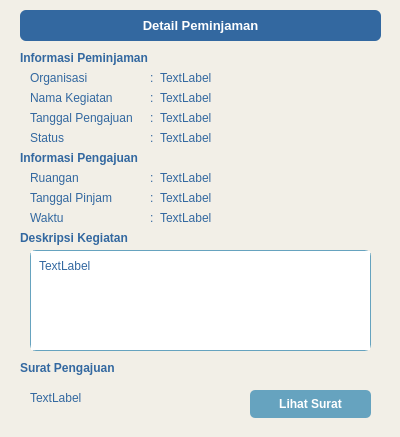
<?xml version="1.0" encoding="UTF-8"?>
<ui version="4.0">
 <class>Dialog</class>
 <widget class="QDialog" name="Dialog">
  <property name="geometry">
   <rect>
    <x>0</x>
    <y>0</y>
    <width>400</width>
    <height>437</height>
   </rect>
  </property>
  <property name="windowTitle">
   <string>Detail Peminjaman</string>
  </property>
  <property name="styleSheet">
   <string notr="true">QDialog#Dialog {
    background-color: #F2EFE7;
}</string>
  </property>
  <widget class="QLabel" name="label">
   <property name="geometry">
    <rect>
     <x>20</x>
     <y>10</y>
     <width>361</width>
     <height>31</height>
    </rect>
   </property>
   <property name="font">
    <font>
     <pointsize>10</pointsize>
     <weight>75</weight>
     <bold>true</bold>
    </font>
   </property>
   <property name="styleSheet">
    <string notr="true">background-color: #3368A0;
color: #FFFFFF;
border-radius: 6px;</string>
   </property>
   <property name="text">
    <string>Detail Peminjaman</string>
   </property>
   <property name="alignment">
    <set>Qt::AlignCenter</set>
   </property>
  </widget>
  <widget class="QLabel" name="label_2">
   <property name="geometry">
    <rect>
     <x>20</x>
     <y>50</y>
     <width>161</width>
     <height>16</height>
    </rect>
   </property>
   <property name="font">
    <font>
     <weight>75</weight>
     <bold>true</bold>
    </font>
   </property>
   <property name="styleSheet">
    <string notr="true">color: #3368A0;</string>
   </property>
   <property name="text">
    <string>Informasi Peminjaman</string>
   </property>
  </widget>
  <widget class="QLabel" name="label_3">
   <property name="geometry">
    <rect>
     <x>30</x>
     <y>70</y>
     <width>71</width>
     <height>16</height>
    </rect>
   </property>
   <property name="styleSheet">
    <string notr="true">color: #3368A0;</string>
   </property>
   <property name="text">
    <string>Organisasi</string>
   </property>
  </widget>
  <widget class="QLabel" name="label_4">
   <property name="geometry">
    <rect>
     <x>30</x>
     <y>90</y>
     <width>91</width>
     <height>16</height>
    </rect>
   </property>
   <property name="styleSheet">
    <string notr="true">color: #3368A0;</string>
   </property>
   <property name="text">
    <string>Nama Kegiatan</string>
   </property>
  </widget>
  <widget class="QLabel" name="label_5">
   <property name="geometry">
    <rect>
     <x>30</x>
     <y>110</y>
     <width>121</width>
     <height>16</height>
    </rect>
   </property>
   <property name="styleSheet">
    <string notr="true">color: #3368A0;</string>
   </property>
   <property name="text">
    <string>Tanggal Pengajuan</string>
   </property>
  </widget>
  <widget class="QLabel" name="label_6">
   <property name="geometry">
    <rect>
     <x>30</x>
     <y>130</y>
     <width>91</width>
     <height>16</height>
    </rect>
   </property>
   <property name="styleSheet">
    <string notr="true">color: #3368A0;</string>
   </property>
   <property name="text">
    <string>Status</string>
   </property>
  </widget>
  <widget class="QLabel" name="label_7">
   <property name="geometry">
    <rect>
     <x>150</x>
     <y>110</y>
     <width>16</width>
     <height>16</height>
    </rect>
   </property>
   <property name="styleSheet">
    <string notr="true">color: #3368A0;</string>
   </property>
   <property name="text">
    <string>:</string>
   </property>
  </widget>
  <widget class="QLabel" name="label_8">
   <property name="geometry">
    <rect>
     <x>150</x>
     <y>130</y>
     <width>16</width>
     <height>16</height>
    </rect>
   </property>
   <property name="styleSheet">
    <string notr="true">color: #3368A0;</string>
   </property>
   <property name="text">
    <string>:</string>
   </property>
  </widget>
  <widget class="QLabel" name="label_9">
   <property name="geometry">
    <rect>
     <x>150</x>
     <y>90</y>
     <width>16</width>
     <height>16</height>
    </rect>
   </property>
   <property name="styleSheet">
    <string notr="true">color: #3368A0;</string>
   </property>
   <property name="text">
    <string>:</string>
   </property>
  </widget>
  <widget class="QLabel" name="label_10">
   <property name="geometry">
    <rect>
     <x>150</x>
     <y>70</y>
     <width>16</width>
     <height>16</height>
    </rect>
   </property>
   <property name="styleSheet">
    <string notr="true">color: #3368A0;</string>
   </property>
   <property name="text">
    <string>:</string>
   </property>
  </widget>
  <widget class="QLabel" name="label_11">
   <property name="geometry">
    <rect>
     <x>160</x>
     <y>70</y>
     <width>55</width>
     <height>16</height>
    </rect>
   </property>
   <property name="styleSheet">
    <string notr="true">color: #3368A0;</string>
   </property>
   <property name="text">
    <string>TextLabel</string>
   </property>
  </widget>
  <widget class="QLabel" name="label_12">
   <property name="geometry">
    <rect>
     <x>160</x>
     <y>90</y>
     <width>55</width>
     <height>16</height>
    </rect>
   </property>
   <property name="styleSheet">
    <string notr="true">color: #3368A0;</string>
   </property>
   <property name="text">
    <string>TextLabel</string>
   </property>
  </widget>
  <widget class="QLabel" name="label_13">
   <property name="geometry">
    <rect>
     <x>160</x>
     <y>110</y>
     <width>55</width>
     <height>16</height>
    </rect>
   </property>
   <property name="styleSheet">
    <string notr="true">color: #3368A0;</string>
   </property>
   <property name="text">
    <string>TextLabel</string>
   </property>
  </widget>
  <widget class="QLabel" name="label_14">
   <property name="geometry">
    <rect>
     <x>160</x>
     <y>130</y>
     <width>55</width>
     <height>16</height>
    </rect>
   </property>
   <property name="styleSheet">
    <string notr="true">color: #3368A0;</string>
   </property>
   <property name="text">
    <string>TextLabel</string>
   </property>
  </widget>
  <widget class="QLabel" name="label_15">
   <property name="geometry">
    <rect>
     <x>20</x>
     <y>150</y>
     <width>161</width>
     <height>16</height>
    </rect>
   </property>
   <property name="font">
    <font>
     <weight>75</weight>
     <bold>true</bold>
    </font>
   </property>
   <property name="styleSheet">
    <string notr="true">color: #3368A0;</string>
   </property>
   <property name="text">
    <string>Informasi Pengajuan</string>
   </property>
  </widget>
  <widget class="QLabel" name="label_16">
   <property name="geometry">
    <rect>
     <x>30</x>
     <y>190</y>
     <width>91</width>
     <height>16</height>
    </rect>
   </property>
   <property name="styleSheet">
    <string notr="true">color: #3368A0;</string>
   </property>
   <property name="text">
    <string>Tanggal Pinjam</string>
   </property>
  </widget>
  <widget class="QLabel" name="label_17">
   <property name="geometry">
    <rect>
     <x>160</x>
     <y>210</y>
     <width>55</width>
     <height>16</height>
    </rect>
   </property>
   <property name="styleSheet">
    <string notr="true">color: #3368A0;</string>
   </property>
   <property name="text">
    <string>TextLabel</string>
   </property>
  </widget>
  <widget class="QLabel" name="label_18">
   <property name="geometry">
    <rect>
     <x>30</x>
     <y>170</y>
     <width>71</width>
     <height>16</height>
    </rect>
   </property>
   <property name="styleSheet">
    <string notr="true">color: #3368A0;</string>
   </property>
   <property name="text">
    <string>Ruangan</string>
   </property>
  </widget>
  <widget class="QLabel" name="label_19">
   <property name="geometry">
    <rect>
     <x>150</x>
     <y>210</y>
     <width>16</width>
     <height>16</height>
    </rect>
   </property>
   <property name="styleSheet">
    <string notr="true">color: #3368A0;</string>
   </property>
   <property name="text">
    <string>:</string>
   </property>
  </widget>
  <widget class="QLabel" name="label_20">
   <property name="geometry">
    <rect>
     <x>150</x>
     <y>170</y>
     <width>16</width>
     <height>16</height>
    </rect>
   </property>
   <property name="styleSheet">
    <string notr="true">color: #3368A0;</string>
   </property>
   <property name="text">
    <string>:</string>
   </property>
  </widget>
  <widget class="QLabel" name="label_21">
   <property name="geometry">
    <rect>
     <x>30</x>
     <y>210</y>
     <width>121</width>
     <height>16</height>
    </rect>
   </property>
   <property name="styleSheet">
    <string notr="true">color: #3368A0;</string>
   </property>
   <property name="text">
    <string>Waktu</string>
   </property>
  </widget>
  <widget class="QLabel" name="label_22">
   <property name="geometry">
    <rect>
     <x>150</x>
     <y>190</y>
     <width>16</width>
     <height>16</height>
    </rect>
   </property>
   <property name="styleSheet">
    <string notr="true">color: #3368A0;</string>
   </property>
   <property name="text">
    <string>:</string>
   </property>
  </widget>
  <widget class="QLabel" name="label_23">
   <property name="geometry">
    <rect>
     <x>160</x>
     <y>170</y>
     <width>55</width>
     <height>16</height>
    </rect>
   </property>
   <property name="styleSheet">
    <string notr="true">color: #3368A0;</string>
   </property>
   <property name="text">
    <string>TextLabel</string>
   </property>
  </widget>
  <widget class="QLabel" name="label_24">
   <property name="geometry">
    <rect>
     <x>160</x>
     <y>190</y>
     <width>55</width>
     <height>16</height>
    </rect>
   </property>
   <property name="styleSheet">
    <string notr="true">color: #3368A0;</string>
   </property>
   <property name="text">
    <string>TextLabel</string>
   </property>
  </widget>
  <widget class="QLabel" name="label_25">
   <property name="geometry">
    <rect>
     <x>20</x>
     <y>230</y>
     <width>161</width>
     <height>16</height>
    </rect>
   </property>
   <property name="font">
    <font>
     <weight>75</weight>
     <bold>true</bold>
    </font>
   </property>
   <property name="styleSheet">
    <string notr="true">color: #3368A0;</string>
   </property>
   <property name="text">
    <string>Deskripsi Kegiatan</string>
   </property>
  </widget>
  <widget class="QScrollArea" name="scrollArea">
   <property name="geometry">
    <rect>
     <x>30</x>
     <y>250</y>
     <width>341</width>
     <height>101</height>
    </rect>
   </property>
   <property name="styleSheet">
    <string notr="true">QScrollArea {
    background-color: #FFFFFF;
    border: 1px solid #66A3BF;
    border-radius: 6px;
}</string>
   </property>
   <property name="widgetResizable">
    <bool>true</bool>
   </property>
   <widget class="QWidget" name="scrollAreaWidgetContents">
    <property name="geometry">
     <rect>
      <x>0</x>
      <y>0</y>
      <width>339</width>
      <height>99</height>
     </rect>
    </property>
    <property name="styleSheet">
     <string notr="true">background-color: #FFFFFF;</string>
    </property>
    <widget class="QLabel" name="label_26">
     <property name="geometry">
      <rect>
       <x>0</x>
       <y>0</y>
       <width>341</width>
       <height>101</height>
      </rect>
     </property>
     <property name="styleSheet">
      <string notr="true">color: #3368A0;
padding: 5px;</string>
     </property>
     <property name="text">
      <string>TextLabel</string>
     </property>
     <property name="alignment">
      <set>Qt::AlignLeading|Qt::AlignLeft|Qt::AlignTop</set>
     </property>
    </widget>
   </widget>
  </widget>
  <widget class="QLabel" name="label_27">
   <property name="geometry">
    <rect>
     <x>20</x>
     <y>360</y>
     <width>161</width>
     <height>16</height>
    </rect>
   </property>
   <property name="font">
    <font>
     <weight>75</weight>
     <bold>true</bold>
    </font>
   </property>
   <property name="styleSheet">
    <string notr="true">color: #3368A0;</string>
   </property>
   <property name="text">
    <string>Surat Pengajuan</string>
   </property>
  </widget>
  <widget class="QLabel" name="label_28">
   <property name="geometry">
    <rect>
     <x>30</x>
     <y>390</y>
     <width>55</width>
     <height>16</height>
    </rect>
   </property>
   <property name="styleSheet">
    <string notr="true">color: #3368A0;</string>
   </property>
   <property name="text">
    <string>TextLabel</string>
   </property>
  </widget>
  <widget class="QPushButton" name="pushButton">
   <property name="geometry">
    <rect>
     <x>250</x>
     <y>390</y>
     <width>121</width>
     <height>28</height>
    </rect>
   </property>
   <property name="styleSheet">
    <string notr="true">QPushButton {
    background-color: #66A3BF;
    color: #FFFFFF;
    border-radius: 5px;
    font-weight: bold;
}
QPushButton:hover {
    background-color: #3368A0;
}</string>
   </property>
   <property name="text">
    <string>Lihat Surat</string>
   </property>
   <property name="icon">
    <iconset>
     <normaloff>../icon/contract.png</normaloff>../icon/contract.png</iconset>
   </property>
  </widget>
 </widget>
 <resources/>
 <connections/>
</ui>
